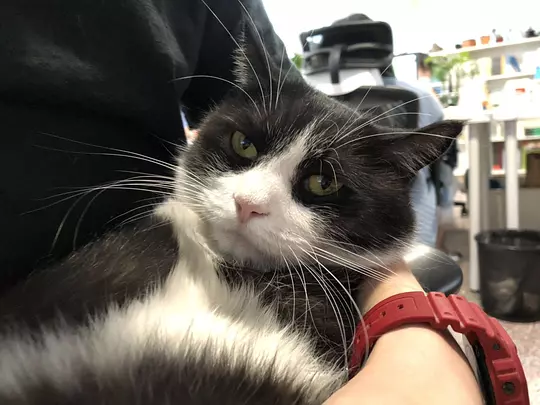
#> input picture django/main-b5388a3a80ca/analyzed/tests/files/test.webp, 540 x 405 px
$ python -i operators.py   (imports and definitions only)   (Python 2 division)
#> lines starting #> are read from the running program, lines starting #| are printed output that depends on the picture
#
#  Copyright 2024 The InfiniFlow Authors. All Rights Reserved.
#
#  Licensed under the Apache License, Version 2.0 (the "License");
#  you may not use this file except in compliance with the License.
#  You may obtain a copy of the License at
#
#      http://www.apache.org/licenses/LICENSE-2.0
#
#  Unless required by applicable law or agreed to in writing, software
#  distributed under the License is distributed on an "AS IS" BASIS,
#  WITHOUT WARRANTIES OR CONDITIONS OF ANY KIND, either express or implied.
#  See the License for the specific language governing permissions and
#  limitations under the License.
#
"""
视觉预处理算子：解码、缩放、归一化、Padding 及检测后 NMS 等 Paddle 风格流水线。
"""


import logging
import sys
import ast
import six
import cv2
import numpy as np
import math
from PIL import Image
from rag.utils.lazy_image import ensure_pil_image


class DecodeImage:
    # 将 bytes 解码为 OpenCV BGR/RGB 数组
    """decode image"""

    # [29 lines left out: functions __init__, __call__, not called in this run]


class StandardizeImag:
    # 均值方差标准化或 /255 缩放
    """normalize image
    Args:
        mean (list): im - mean
        std (list): im / std
        is_scale (bool): whether need im / 255
        norm_type (str): type in ['mean_std', 'none']
    """

    # [26 lines left out: functions __init__, __call__, not called in this run]


class NormalizeImage:
    """normalize image such as subtract mean, divide std"""

    # [28 lines left out: functions __init__, __call__, not called in this run]


class ToCHWImage:
    """convert hwc image to chw image"""

    def __init__(self, **kwargs):
        pass

    # [9 lines left out: function __call__, not called in this run]


class KeepKeys:
    def __init__(self, keep_keys, **kwargs):
        self.keep_keys = keep_keys

    # [5 lines left out: function __call__, not called in this run]


class Pad:
    # [21 lines left out: functions __init__, __call__, not called in this run]


class LinearResize:
    """resize image by target_size and max_size
    Args:
        target_size (int): the target size of image
        keep_ratio (bool): whether keep_ratio or not, default true
        interp (int): method of resize
    """

    # [50 lines left out: functions __init__, __call__, generate_scale, not called in this run]


class Resize:
    def __init__(self, size=(640, 640), **kwargs):
        self.size = size

    # [24 lines left out: functions resize_image, __call__, not called in this run]


class DetResizeForTest:
    # 检测模型测试阶段 resize，保持长宽比并限制边长
    def __init__(self, **kwargs):
        super(DetResizeForTest, self).__init__()
        self.resize_type = 0
        self.keep_ratio = False
        if "image_shape" in kwargs:
            self.image_shape = kwargs["image_shape"]
            self.resize_type = 1
            if "keep_ratio" in kwargs:
                self.keep_ratio = kwargs["keep_ratio"]
        elif "limit_side_len" in kwargs:
            self.limit_side_len = kwargs["limit_side_len"]
            self.limit_type = kwargs.get("limit_type", "min")
        elif "resize_long" in kwargs:
            self.resize_type = 2
            self.resize_long = kwargs.get("resize_long", 960)
        else:
            self.limit_side_len = 736
            self.limit_type = "min"

    def __call__(self, data):
        img = data["image"]
        src_h, src_w, _ = img.shape
        if sum([src_h, src_w]) < 64:
            img = self.image_padding(img)

        if self.resize_type == 0:
            # img, shape = self.resize_image_type0(img)
            img, [ratio_h, ratio_w] = self.resize_image_type0(img)
        elif self.resize_type == 2:
            img, [ratio_h, ratio_w] = self.resize_image_type2(img)
        else:
            # img, shape = self.resize_image_type1(img)
            img, [ratio_h, ratio_w] = self.resize_image_type1(img)
        data["image"] = img
        data["shape"] = np.array([src_h, src_w, ratio_h, ratio_w])
        return data

    # [90 lines left out: functions image_padding, resize_image_type1, resize_image_type0, resize_image_type2, not called in this run]


class E2EResizeForTest:
    # [63 lines left out: functions __init__, __call__, resize_image_for_totaltext, resize_image, not called in this run]


class KieResize:
    def __init__(self, **kwargs):
        super(KieResize, self).__init__()
        self.max_side, self.min_side = kwargs["img_scale"][0], kwargs["img_scale"][1]

    # [38 lines left out: functions __call__, resize_image, resize_boxes, not called in this run]


class SRResize:
    # [25 lines left out: functions __init__, __call__, not called in this run]


class ResizeNormalize:
    def __init__(self, size, interpolation=Image.BICUBIC):
        self.size = size
        self.interpolation = interpolation

    # [5 lines left out: function __call__, not called in this run]


class GrayImageChannelFormat:
    """
    format gray scale image's channel: (3,h,w) -> (1,h,w)
    Args:
        inverse: inverse gray image
    """

    def __init__(self, inverse=False, **kwargs):
        self.inverse = inverse

    # [12 lines left out: function __call__, not called in this run]


class Permute:
    """permute image
    Args:
        to_bgr (bool): whether convert RGB to BGR
        channel_first (bool): whether convert HWC to CHW
    """

    # [16 lines left out: functions __init__, __call__, not called in this run]


class PadStride:
    """padding image for model with FPN, instead PadBatch(pad_to_stride) in original config
    Args:
        stride (bool): model with FPN need image shape % stride == 0
    """

    def __init__(self, stride=0):
        self.coarsest_stride = stride

    # [81 lines left out: functions __call__, decode_image, preprocess, nms, not called in this run]

>>> import cv2
>>> picture = cv2.imread('../../../../../django/main-b5388a3a80ca/analyzed/tests/files/test.webp', cv2.IMREAD_GRAYSCALE)
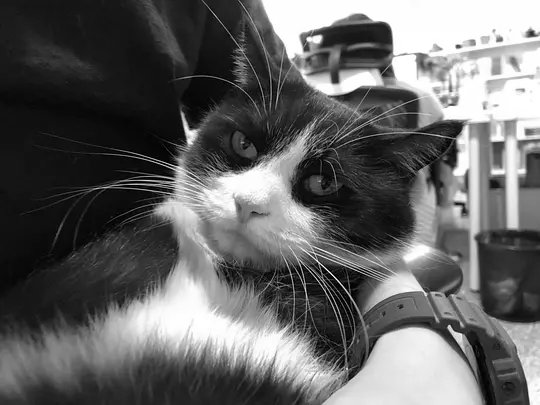
#> picture: shape (405, 540); min 0, max 255, mean 99.8
#> (the run stopped early here; a loop or call above may not have finished)

$ run again, on django/main-b5388a3a80ca/analyzed/tests/files/magic.png
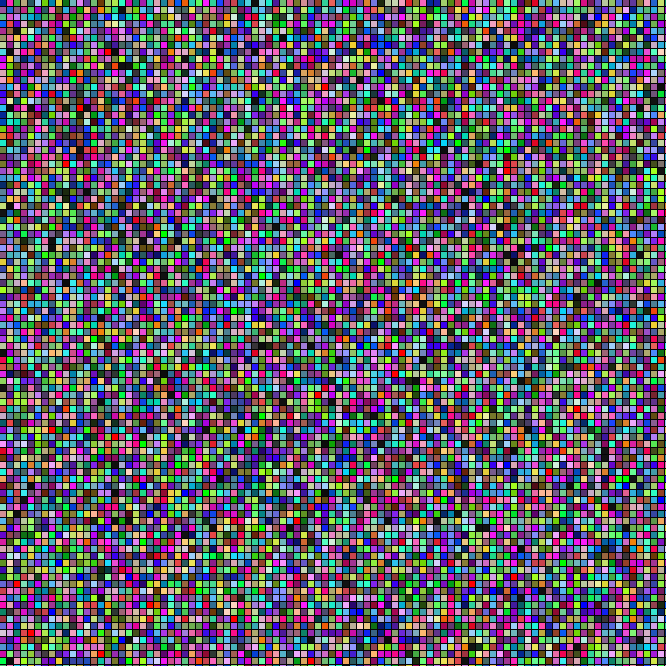
#> input picture django/main-b5388a3a80ca/analyzed/tests/files/magic.png, 666 x 666 px
#> `picture = cv2.imread('../../../../../django/main-b5388a3a80ca/analyzed..`:
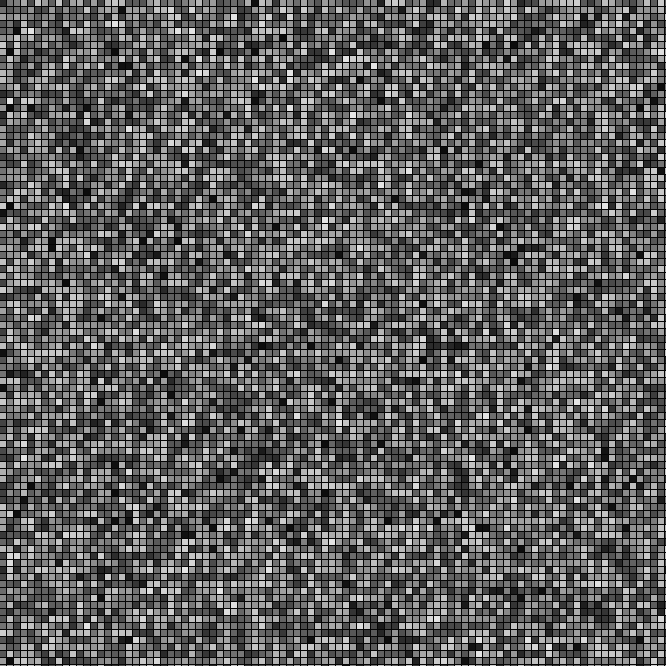
#> picture: shape (666, 666); min 5, max 228, mean 92.7
